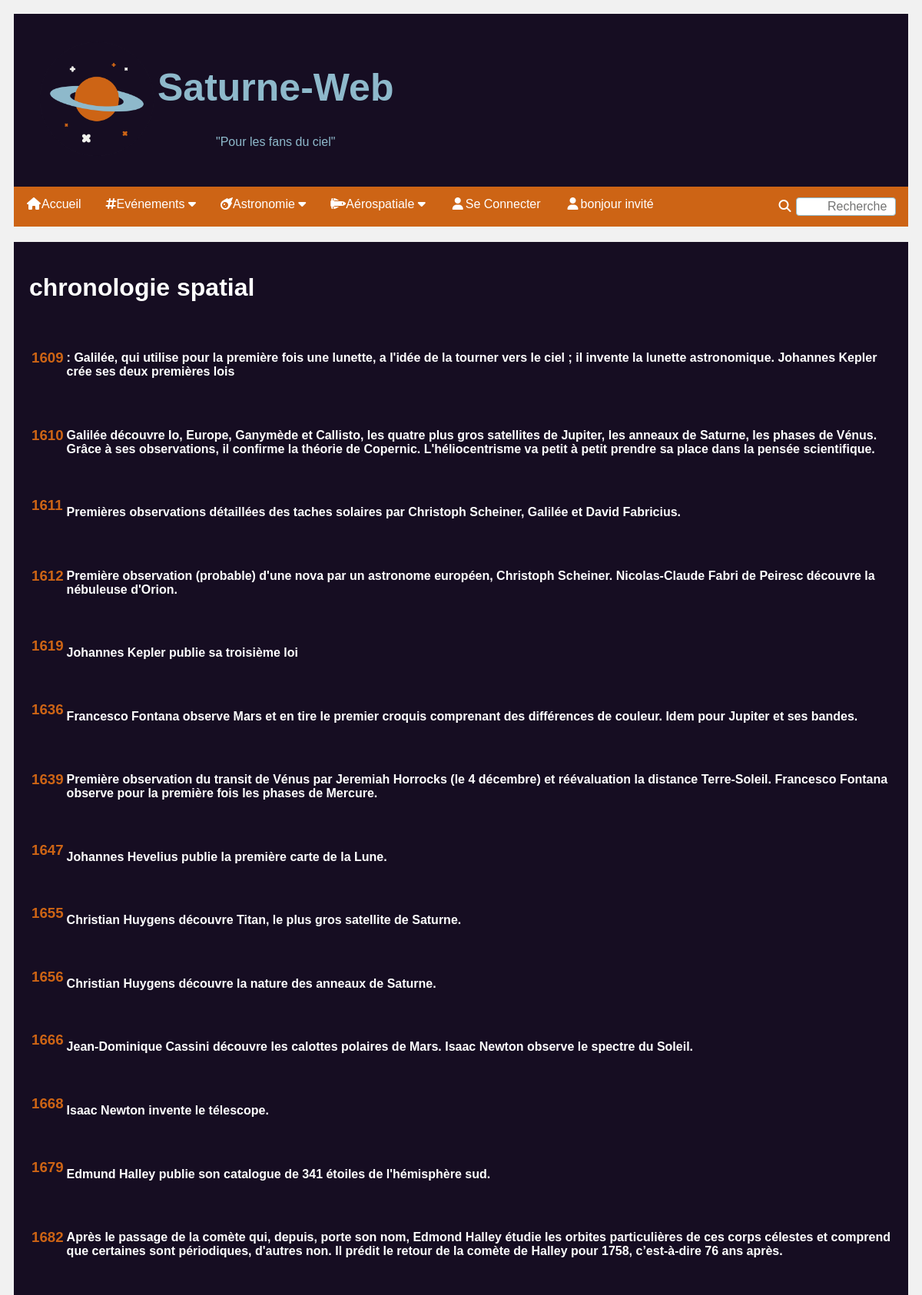
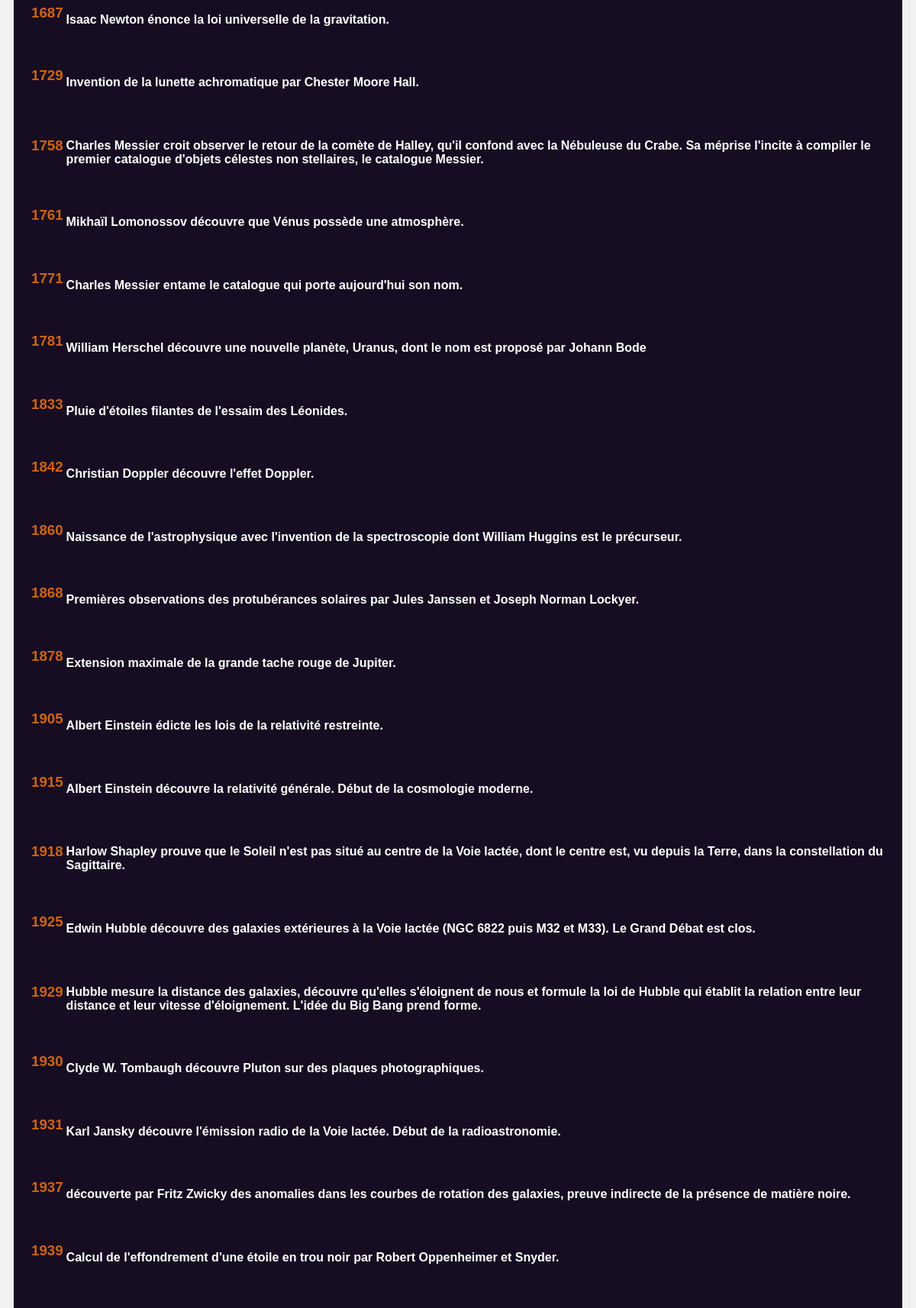
Screenshot of /Chonologie.php (upper part) with the database file from the repository (2 pictures, top to bottom).
### tables this page shows
create table chronoastro(
  annee integer NOT NULL,
  description varchar(500),
  PRIMARY KEY  (annee)
);

### Chonologie.php (the view, shortened to what this page needs)
<!DOCTYPE html>
<html lang="fr">
<head>
<link rel="stylesheet" href="https://cdnjs.cloudflare.com/ajax/libs/font-awesome/4.7.0/css/font-awesome.min.css">
<link rel="stylesheet" href="Saturne-Web.css" />
</head>
<body>
<?php include("Entete.php"); ?>
<div class="row">
<div class="card">
<?php
	$connexion= new mysqli("localhost","root","","saturneweb")
		or die("Connexion au serveur impossible");
$connexion->set_charset("utf8");
	$requete= "SELECT*From chronoastro ORDER BY annee";
	$resultat=$connexion->query($requete)
		or die("Execution de la requete impossible");
	echo"<table>
	<div style='margin-left:.lin'>
	<h1 class='center'>chronologie spatial</hl>";
	while ($ligne=$resultat->fetch_assoc()){	extract($ligne);
		echo"<tr>
				<td><h3 style='color: #CD6415'>$annee</h3></td>
				<td><br><h4>$description</h4></td>
				</tr>";
	}
		echo "</table>";
?>
</div>
</div>
</body>
</html>

### Saturne-Web.css (style rules this page uses)
* { box-sizing: border-box; text-decoration:none; }
body { font-family: Arial; padding: 10px; background: #f1f1f1; }
.card { background-color: #160D22; padding: 20px; margin-top: 20px; color: white; }
.row:after { content: ""; display: table; clear: both; }

### rows the page displays
chronoastro: annee "1609", description ": Galilée, qui utilise pour la première fois une lunette, a l'idée de la tourner vers le ciel ; il invente la lunette astronomique. Johannes Kepler crée ses deux premières lois"
chronoastro: annee "1610", description "Galilée découvre Io, Europe, Ganymède et Callisto, les quatre plus gros satellites de Jupiter, les anneaux de Saturne, les phases de Vénus. Grâce à ses observations, il confirme la théorie de Copernic. L'héliocentrisme va petit à petit prendre sa place dans la pensée scientifique."
chronoastro: annee "1611", description "Premières observations détaillées des taches solaires par Christoph Scheiner, Galilée et David Fabricius."
chronoastro: annee "1612", description "Première observation (probable) d'une nova par un astronome européen, Christoph Scheiner. Nicolas-Claude Fabri de Peiresc découvre la nébuleuse d'Orion."
chronoastro: annee "1619", description "Johannes Kepler publie sa troisième loi"
chronoastro: annee "1636", description "Francesco Fontana observe Mars et en tire le premier croquis comprenant des différences de couleur. Idem pour Jupiter et ses bandes."
chronoastro: annee "1639", description "Première observation du transit de Vénus par Jeremiah Horrocks (le 4 décembre) et réévaluation la distance Terre-Soleil. Francesco Fontana observe pour la première fois les phases de Mercure."
chronoastro: annee "1647", description "Johannes Hevelius publie la première carte de la Lune."
chronoastro: annee "1655", description "Christian Huygens découvre Titan, le plus gros satellite de Saturne."
chronoastro: annee "1656", description "Christian Huygens découvre la nature des anneaux de Saturne."
chronoastro: annee "1666", description "Jean-Dominique Cassini découvre les calottes polaires de Mars. Isaac Newton observe le spectre du Soleil."
chronoastro: annee "1668", description "Isaac Newton invente le télescope."
chronoastro: annee "1679", description "Edmund Halley publie son catalogue de 341 étoiles de l'hémisphère sud."
chronoastro: annee "1682", description "Après le passage de la comète qui, depuis, porte son nom, Edmond Halley étudie les orbites particulières de ces corps célestes et comprend que certaines sont périodiques, d'autres non. Il prédit le retour de la comète de Halley pour 1758, c’est-à-dire 76 ans après."
chronoastro: annee "1687", description "Isaac Newton énonce la loi universelle de la gravitation."
chronoastro: annee "1729", description "Invention de la lunette achromatique par Chester Moore Hall."
chronoastro: annee "1758", description "Charles Messier croit observer le retour de la comète de Halley, qu'il confond avec la Nébuleuse du Crabe. Sa méprise l'incite à compiler le premier catalogue d'objets célestes non stellaires, le catalogue Messier."
chronoastro: annee "1761", description "Mikhaïl Lomonossov découvre que Vénus possède une atmosphère."
chronoastro: annee "1771", description "Charles Messier entame le catalogue qui porte aujourd'hui son nom."
chronoastro: annee "1781", description "William Herschel découvre une nouvelle planète, Uranus, dont le nom est proposé par Johann Bode"
chronoastro: annee "1833", description "Pluie d'étoiles filantes de l'essaim des Léonides."
chronoastro: annee "1842", description "Christian Doppler découvre l'effet Doppler."
chronoastro: annee "1860", description "Naissance de l'astrophysique avec l'invention de la spectroscopie dont William Huggins est le précurseur."
chronoastro: annee "1868", description "Premières observations des protubérances solaires par Jules Janssen et Joseph Norman Lockyer."
chronoastro: annee "1878", description "Extension maximale de la grande tache rouge de Jupiter."
chronoastro: annee "1905", description "Albert Einstein édicte les lois de la relativité restreinte."
chronoastro: annee "1915", description "Albert Einstein découvre la relativité générale. Début de la cosmologie moderne."
chronoastro: annee "1918", description "Harlow Shapley prouve que le Soleil n'est pas situé au centre de la Voie lactée, dont le centre est, vu depuis la Terre, dans la constellation du Sagittaire."
chronoastro: annee "1925", description "Edwin Hubble découvre des galaxies extérieures à la Voie lactée (NGC 6822 puis M32 et M33). Le Grand Débat est clos."
chronoastro: annee "1929", description "Hubble mesure la distance des galaxies, découvre qu'elles s'éloignent de nous et formule la loi de Hubble qui établit la relation entre leur distance et leur vitesse d'éloignement. L'idée du Big Bang prend forme."
chronoastro: annee "1930", description "Clyde W. Tombaugh découvre Pluton sur des plaques photographiques."
chronoastro: annee "1931", description "Karl Jansky découvre l'émission radio de la Voie lactée. Début de la radioastronomie."
chronoastro: annee "1937", description "découverte par Fritz Zwicky des anomalies dans les courbes de rotation des galaxies, preuve indirecte de la présence de matière noire."
chronoastro: annee "1939", description "Calcul de l'effondrement d'une étoile en trou noir par Robert Oppenheimer et Snyder."

### other values shown
$pseudo "invité"
